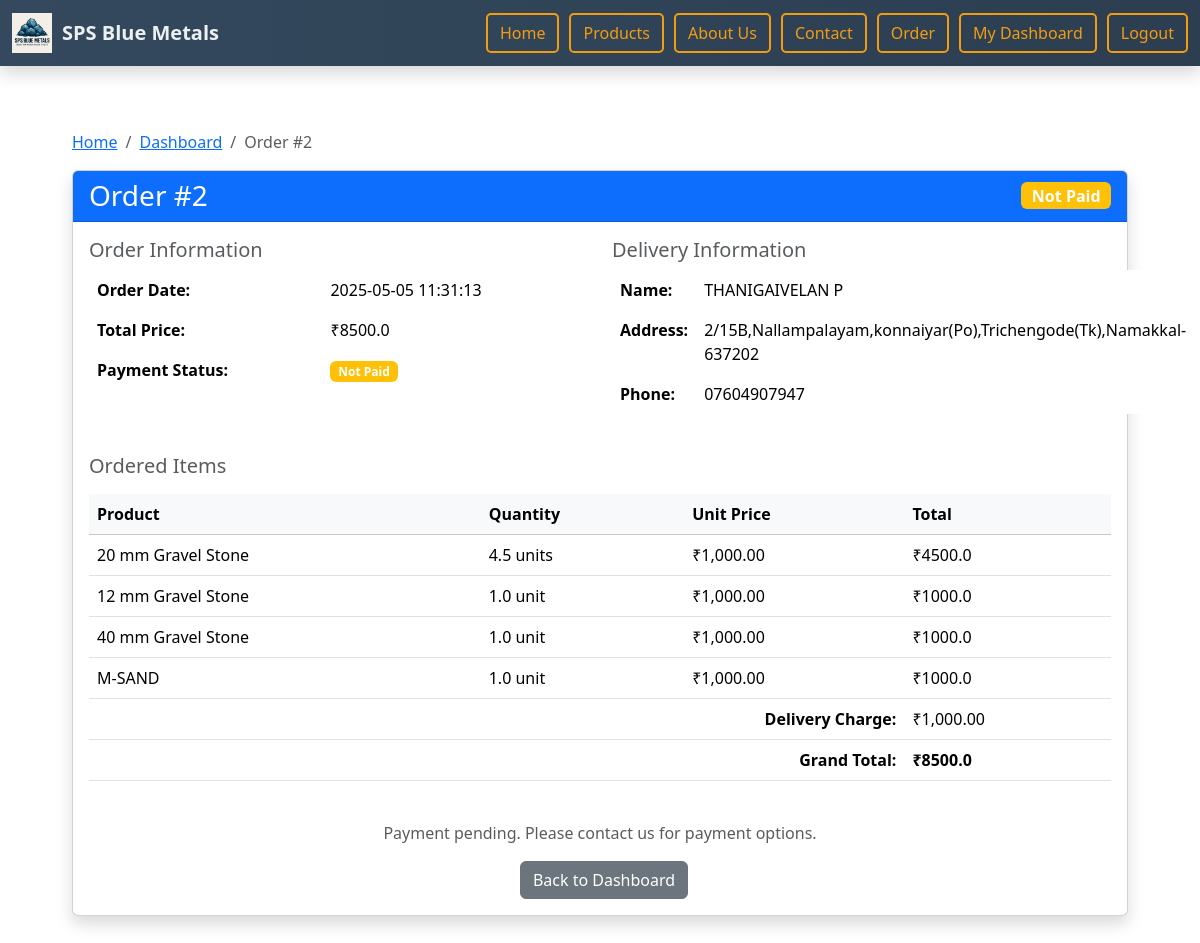
Page /view-order/2 (signed in) on the committed database.
### tables this page shows
CREATE TABLE orders (
            id INTEGER PRIMARY KEY AUTOINCREMENT,
            name TEXT,
            address TEXT,
            phone TEXT,
            total_price REAL,
            timestamp TEXT,
            payment_status TEXT DEFAULT 'Not Paid',
            order_status TEXT DEFAULT 'Ordered',
            user_id INTEGER
        );

CREATE TABLE order_items (
            id INTEGER PRIMARY KEY AUTOINCREMENT,
            order_id INTEGER,
            product TEXT,
            quantity REAL,
            FOREIGN KEY(order_id) REFERENCES orders(id)
        );

### app.py (the view)
@app.route('/view-order/<int:order_id>')
@user_login_required
def view_order_details(order_id):
    user_id = session.get('user_id')
    conn = sqlite3.connect('orders.db')
    c = conn.cursor()
    c.execute("SELECT * FROM orders WHERE id = ? AND user_id = ?", (order_id, user_id))
    order = c.fetchone()
    if not order:
        conn.close()
        flash("Order not found or you don't have permission to view it", 'danger')
        return redirect('/user-dashboard')
    c.execute("SELECT * FROM order_items WHERE order_id = ?", (order_id,))
    items = c.fetchall()
    conn.close()
    return render_template('order_details.html', order=order, items=items)

### app.py (called while the page is built)
def user_login_required(f):
    @wraps(f)
    def decorated_function(*args, **kwargs):
        if not session.get('user_logged_in'):
            flash('Please login to view this page.', 'warning')
            return redirect('/login')
        return f(*args, **kwargs)
    return decorated_function

### templates/order_details.html
{% extends "base.html" %}
{% block content %}
<div class="container py-4">
    <div class="row">
        <div class="col-12">
            <nav aria-label="breadcrumb">
                <ol class="breadcrumb">
                    <li class="breadcrumb-item"><a href="{{ url_for('home') }}">Home</a></li>
                    <li class="breadcrumb-item"><a href="{{ url_for('user_dashboard') }}">Dashboard</a></li>
                    <li class="breadcrumb-item active" aria-current="page">Order #{{ order[0] }}</li>
                </ol>
            </nav>
        </div>
    </div>
    <div class="row">
        <div class="col-12">
            <div class="card shadow" data-aos="fade-up">
                <div class="card-header bg-primary text-white d-flex justify-content-between align-items-center">
                    <h3 class="mb-0">Order #{{ order[0] }}</h3>
                    <span class="badge {% if order[6] == 'Paid' %}bg-success{% else %}bg-warning{% endif %} fs-6">
                        {{ order[6] }}
                    </span>
                </div>
                <div class="card-body">
                    <div class="row mb-4">
                        <div class="col-md-6">
                            <h5 class="text-muted">Order Information</h5>
                            <table class="table table-borderless">
                                <tr>
                                    <th>Order Date:</th>
                                    <td>{{ order[5] }}</td>
                                </tr>
                                <tr>
                                    <th>Total Price:</th>
                                    <td>₹{{ order[4]|round(2) }}</td>
                                </tr>
                                <tr>
                                    <th>Payment Status:</th>
                                    <td>
                                        {% if order[6] == 'Paid' %}
                                            <span class="badge bg-success">Paid</span>
                                        {% else %}
                                            <span class="badge bg-warning">Not Paid</span>
                                        {% endif %}
                                    </td>
                                </tr>
                            </table>
                        </div>
                        <div class="col-md-6">
                            <h5 class="text-muted">Delivery Information</h5>
                            <table class="table table-borderless">
                                <tr>
                                    <th>Name:</th>
                                    <td>{{ order[1] }}</td>
                                </tr>
                                <tr>
                                    <th>Address:</th>
                                    <td>{{ order[2] }}</td>
                                </tr>
                                <tr>
                                    <th>Phone:</th>
                                    <td>{{ order[3] }}</td>
                                </tr>
                            </table>
                        </div>
                    </div>
                    <h5 class="text-muted mb-3">Ordered Items</h5>
                    <div class="table-responsive">
                        <table class="table">
                            <thead class="table-light">
                                <tr>
                                    <th>Product</th>
                                    <th>Quantity</th>
                                    <th>Unit Price</th>
                                    <th>Total</th>
                                </tr>
                            </thead>
                            <tbody>
                                {% for item in items %}
                                <tr>
                                    <td>{{ item[2] }}</td>
                                    <td>{{ item[3] }} unit{% if item[3] > 1 %}s{% endif %}</td>
                                    <td>₹1,000.00</td>
                                    <td>₹{{ (item[3] * 1000)|round(2) }}</td>
                                </tr>
                                {% endfor %}
                                <tr>
                                    <td colspan="3" class="text-end"><strong>Delivery Charge:</strong></td>
                                    <td>₹1,000.00</td>
                                </tr>
                                <tr>
                                    <td colspan="3" class="text-end"><strong>Grand Total:</strong></td>
                                    <td><strong>₹{{ order[4]|round(2) }}</strong></td>
                                </tr>
                            </tbody>
                        </table>
                    </div>
                    <div class="mt-4 text-center">
                        {% if order[6] == 'Not Paid' %}
                            <p class="text-muted mb-3">Payment pending. Please contact us for payment options.</p>
                        {% endif %}
                        <a href="{{ url_for('user_dashboard') }}" class="btn btn-secondary {% if order[6] == 'Paid' %}ms-0{% else %}ms-2{% endif %}">Back to Dashboard</a>
                    </div>
                </div>
            </div>
        </div>
    </div>
</div>
{% endblock %}

### templates/base.html (style rules this page uses)
html, body { margin: 0; padding: 0; width: 100%; overflow-x: hidden; background-color: #f4f4f9; }

### rows in the picture
orders: id "2", payment_status "Not Paid", timestamp "2025-05-05 11:31:13", total_price "8500.0", name "THANIGAIVELAN P", address "2/15B,Nallampalayam,konnaiyar(Po),Trichengode(Tk),Namakkal-637202", phone "07604907947"
order_items: product "20 mm Gravel Stone", quantity "4.5", shows "s", (item[3]*1000)|round(2) "4500.0"
order_items: product "12 mm Gravel Stone", quantity "1.0", (item[3]*1000)|round(2) "1000.0"
order_items: product "40 mm Gravel Stone", quantity "1.0", (item[3]*1000)|round(2) "1000.0"
order_items: product "M-SAND", quantity "1.0", (item[3]*1000)|round(2) "1000.0"
